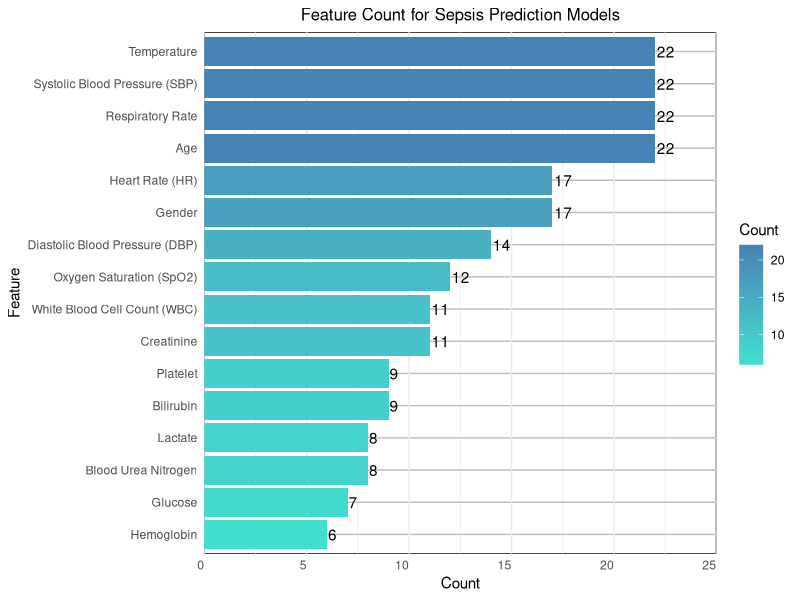

Here is the R script that generated this plot:
library(ggplot2)

data <- data.frame(
  Feature = c("Respiratory Rate", "Temperature", "Systolic Blood Pressure (SBP)", "Age", 
              "Heart Rate (HR)", "Gender", "Diastolic Blood Pressure (DBP)", 
              "Oxygen Saturation (SpO2)", "White Blood Cell Count (WBC)", "Creatinine", 
              "Bilirubin", "Platelet", "Lactate", "Blood Urea Nitrogen", "Glucose", "Hemoglobin"),
  Count = c(22, 22, 22, 22, 17, 17, 14, 12, 11, 11, 9, 9, 8, 8, 7, 6)
)

ggplot(data, aes(x = reorder(Feature, Count), y = Count, fill = Count)) + 
  geom_bar(stat = "identity") + 
  coord_flip() +
  geom_text(aes(label = Count), position = position_dodge(width = 0.9), hjust = -0.1) +
  scale_fill_gradient(low = "turquoise", high = "steelblue") +
  scale_y_continuous(expand = c(0, 0), limits = c(0, 25), breaks = seq(0, 25, 5)) +
  theme_minimal() +
  theme(
    panel.grid.major.y = element_line(color = "grey", linetype = "solid", size = 0.5),
    panel.grid.minor.y = element_blank(),
    panel.background = element_rect(fill = "white", colour = "black"),
    axis.ticks = element_blank(),
    axis.text.x = element_text(angle = 0, hjust = 1),
    plot.title = element_text(hjust = 0.5, size = 12)
  ) +
  labs(x = "Feature", y = "Count", title = "Feature Count for Sepsis Prediction Models")

